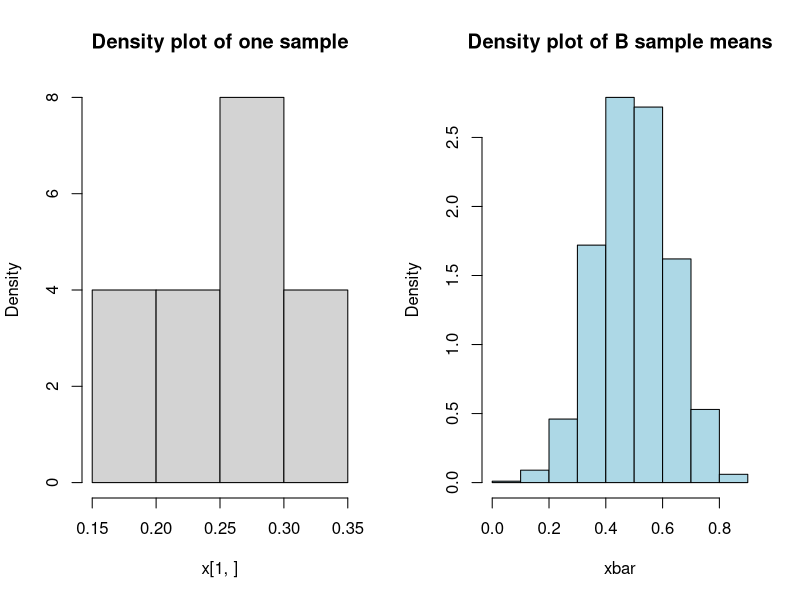

Reproduce this figure in R.
## ---- chunk 1
knitr::opts_chunk$set(echo = FALSE)
## ---- chunk 2
set.seed(123); par(mfrow=c(1,2)); n<-5; B<-1000
x<-matrix(runif(n*B),nrow=B); xbar<-apply(x,1,mean)
hist(x[1,],prob=TRUE,main="Density plot of one sample")
hist(xbar,col='lightblue',prob=TRUE,main="Density plot of B sample means")
